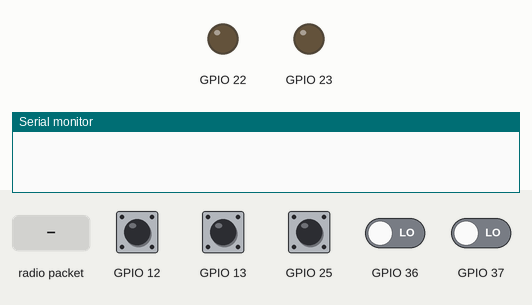
The program below on a simulated ESP32. Parts: output pins drawn as LEDs (lit = HIGH), the last lines printed to the serial monitor. The inputs (shaded band) are chosen by the test bench; at power-on: GPIO 12, GPIO 13, GPIO 25 HIGH, GPIO 36, GPIO 37 LOW.

Above: at 0.9 s.
1.0 s: GPIO 25 pulled LOW for 0.15 s
4.1 s: radio packet "1" arrives
At 4.7 s:
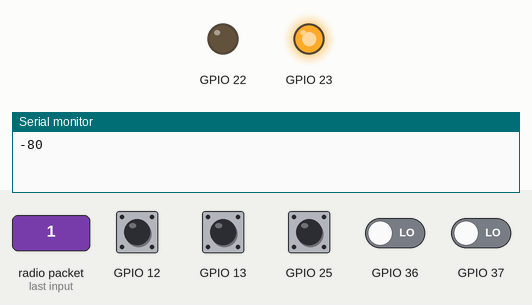
Timing chart, 0 to 7.1 s (numbered marks = the images above; inputs shaded):
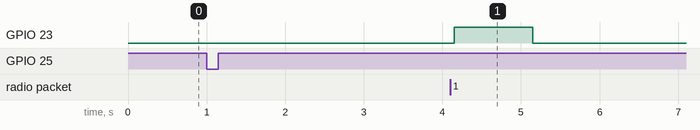

Measured:
- after the input at 1.0 s, every drawn part: stays the same

The program:

main.cpp
```cpp
#include "../lib/definitions/defs.h"
#include <Sensors.h>
#include <Ejection.h>
#include <NKJLoRa.h>
#include <Tasks.h>
#include <FlightStatus.h>
#include <Interrupts.h>

const BaseType_t pro_cpu = 0;
const BaseType_t app_cpu = 1;

TaskHandle_t SendGPSLoRaTaskHandle = NULL;
TaskHandle_t GetGPSTaskHandle = NULL;
TaskHandle_t GetFlightStatusTaskHandle = NULL;
TaskHandle_t SendFlightStatusLoRaTaskHandle = NULL;
TaskHandle_t OnReceiveTaskHandle = NULL;

QueueHandle_t gps_queue;
QueueHandle_t flight_status_queue;

const uint16_t GPS_QUEUE_LENGTH = 100;
const uint16_t FLIGHT_STATUS_QUEUE_LENGTH = 100;

void setup()
{
  initHeltecLoRa();

  setEjectionPinModes();

  LoRa.onReceive(onReceive);
  LoRa.receive();

  setInterruptPins();

  init_gps();

  // create GPS queue
  gps_queue = xQueueCreate(GPS_QUEUE_LENGTH, sizeof(GPSReadings));
  flight_status_queue = xQueueCreate(FLIGHT_STATUS_QUEUE_LENGTH, sizeof(FlightStatus));

  // Create tasks on core 1
  xTaskCreatePinnedToCore(readGPSTask, "ReadGPSTask", 2500, NULL, 1, &GetGPSTaskHandle, app_cpu);
  xTaskCreatePinnedToCore(getStatusTask, "GetFlightStatusTask", 2500, NULL, 1, &GetFlightStatusTaskHandle, app_cpu);

  // Create tasks on core 0
  //xTaskCreatePinnedToCore(sendGPSLoRaTask, "LoRaGPSTask", 2500, NULL, 1, &SendGPSLoRaTaskHandle, pro_cpu);
  //xTaskCreatePinnedToCore(sendStatusLoRaTask, "SendFlightStatusTask", 2500, NULL, 1, &SendFlightStatusLoRaTaskHandle, pro_cpu);
  //xTaskCreatePinnedToCore(OnReceiveTask, "OnReceiveTask", 1000, NULL, 1, &OnReceiveTaskHandle, pro_cpu);

  vTaskDelete(NULL);
}

void loop()
{
  vTaskDelete(NULL);
}
```
